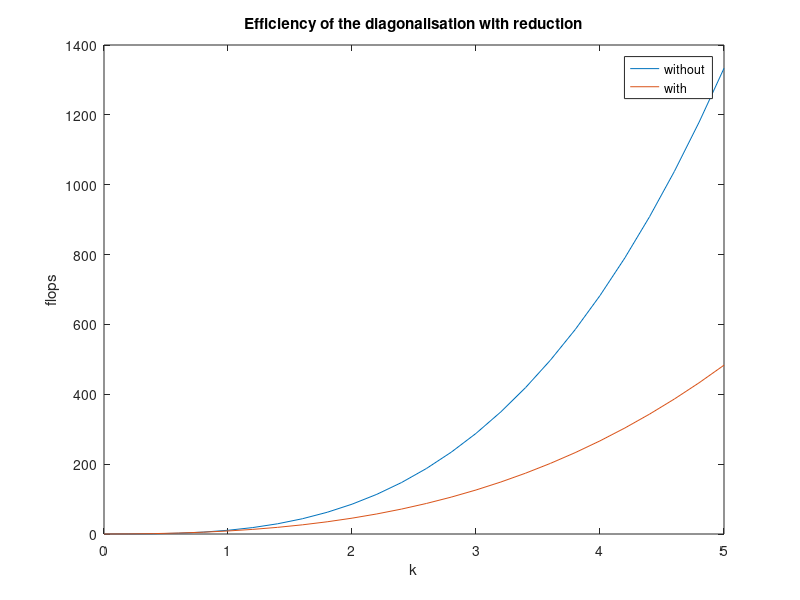

The MATLAB script that drew this image:
%% flop plot
k = 0:0.2:5;
plot(k, 32*k.^3/3, k, 8*k.^3/3 + 6*k.^2);
title('Efficiency of the diagonalisation with reduction');
ylabel('flops');
xlabel('k');
legend('without','with');